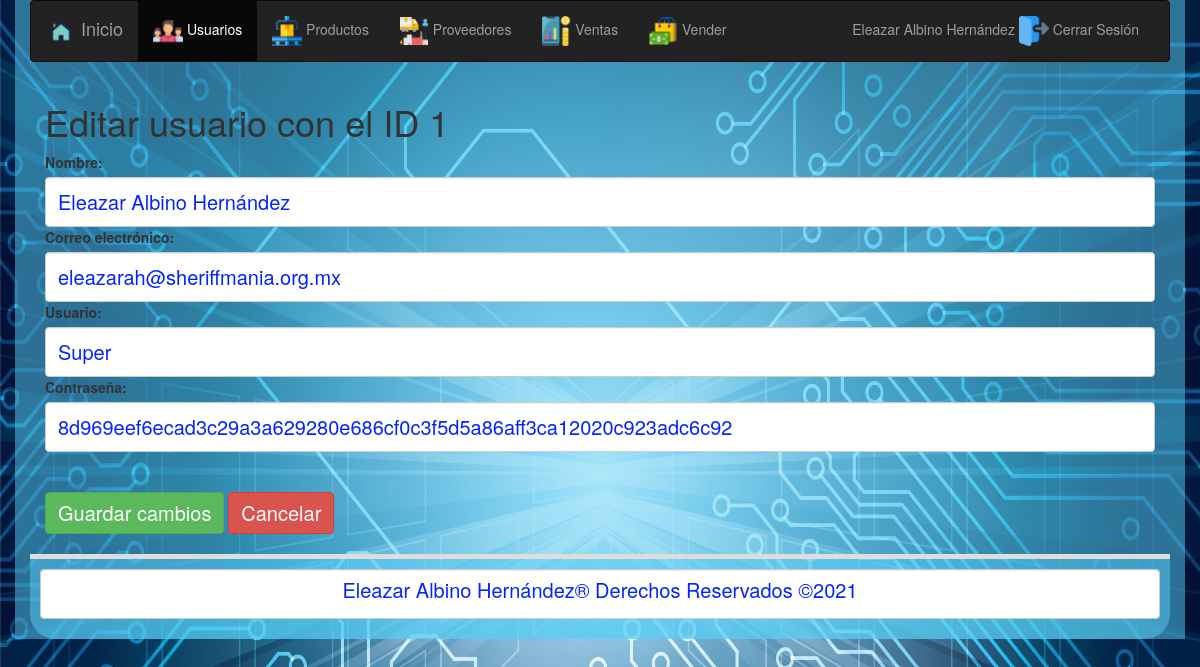
The app's page /editarUser.php?id=1 (signed in) with its own data.
### tables this page shows
CREATE TABLE `users` (
`uid` int NOT NULL PRIMARY KEY AUTO_INCREMENT,
`username` varchar(25) NOT NULL UNIQUE,
`password` varchar(200) NOT NULL,
`email` varchar(100) NOT NULL,
`name` varchar(100) NOT NULL
);

### class/userClass2.php (called while the page is built, shortened)
<?php
class userClass
{
public function userDetails($uid)
{
try{
$db = getDB();
$stmt = $db->prepare("SELECT email,username,name FROM users WHERE uid=:uid");
$stmt->bindParam("uid", $uid,PDO::PARAM_INT);
$stmt->execute();
$data = $stmt->fetch(PDO::FETCH_OBJ);
return $data;
}
catch(PDOException $e) {
echo '{"error":{"text":'. $e->getMessage() .'}}';
}
}
}
?>

### editarUser.php (the view, shortened to what this page needs)
<?php
$id = $_GET["id"];
include_once "base_de_datos.php";
$sentencia = $base_de_datos->prepare("SELECT * FROM users WHERE uid = ?;");
$sentencia->execute([$id]);
$usuario = $sentencia->fetch(PDO::FETCH_OBJ);
$active_usuarios="active";
?>
<?php include_once "encabezado.php" ?>
	<div class="container-fluid">
		<h1>Editar usuario con el ID <?php echo $usuario->uid; ?></h1>
		<form method="post" action="guardarUser.php">
			<label for="nombre">Nombre:</label>
			<input value="<?php echo $usuario->name ?>" class="form-control" name="nombre" required type="text" id="nombre" placeholder="Escribe el nombre">
			<label for="email">Correo electr&oacute;nico:</label>
			<input value="<?php echo $usuario->email ?>" required id="email" name="email" type="email" class="form-control" placeholder="Correo electr&oacute;nico">
			<label for="usuario">Usuario:</label>
			<input value="<?php echo $usuario->username ?>" class="form-control" name="usuario" required type="text" id="usuario" placeholder="Usuario">
			<label for="password">Contrase&ntilde;a:</label>
			<input value="<?php echo $usuario->password ?>" class="form-control" name="password" required type="text" id="password" placeholder="Contrase&ntilde;a">
			<br><br><input class="btn btn-success" type="submit" value="Guardar cambios">
			<a class="btn btn-danger" href="./usuarios.php">Cancelar</a>
		</form>
	</div>
	<br>
<?php include_once "pie.php" ?>

### menu.php (shortened to what this page needs)
<?php
if ($_SESSION['uid']==='1') { ?>
    <nav class="navbar navbar-inverse">
  <div class="container-fluid">
    <div class="navbar-header">
      <a class="navbar-brand" href="home.php"><span ><img src="images/home.png" alt="" width="30" height="30"></span> Inicio</a>
    </div>
    <div class="collapse navbar-collapse" id="miMenu">
      <ul class="nav navbar-nav">
            <li class="<?php if (isset($active_usuarios)){echo $active_usuarios;}?>"><a href="usuarios.php"><span><img src="images/Usuarios.png" alt="" width="30" height="30" ></span> Usuarios</a></li>
            <li class="<?php if (isset($active_productos)){echo $active_productos;}?>"><a href="listar.php"><span><img src="images/producto.png" alt="" width="30" height="30" ></span> Productos</a></li>
            <li class="<?php if (isset($active_proveedores)){echo $active_proveedores;}?>"><a href="Proveedores.php"><span><img src="images/proveedor.png" alt="" width="30" height="30"></span> Proveedores</a></li>
            <li class="<?php if (isset($active_ventas)){echo $active_ventas;}?>"><a href="ventas.php"><span><img src="images/ventas.png" alt="" width="30" height="30"></span> Ventas</a></li>
          <li class="<?php if (isset($active_vender)){echo $active_vender;}?>"><a href="vender.php"><span><img src="images/vender.png" alt="" width="30" height="30"></span> Vender</a></li>
      </ul>
       <ul class="nav navbar-nav navbar-right">
        <li><a href="logout.php"><?php echo $userDetails->name;?> <span><img src="images/salir.png" alt="" width="30" height="30"></span>  Cerrar Sesi&oacute;n</a></li>
      </ul>
    </div>
  </div>
</nav>
<?php  }
  ?>

### records on screen
users: name "Eleazar Albino Hernández", uid "1", nombre "Eleazar Albino Hernández", email "eleazarah@sheriffmania.org.mx", usuario "Super", password "8d969eef6ecad3c29a3a629280e686cf0c3f5d5a86aff3ca12020c923adc6c92"
